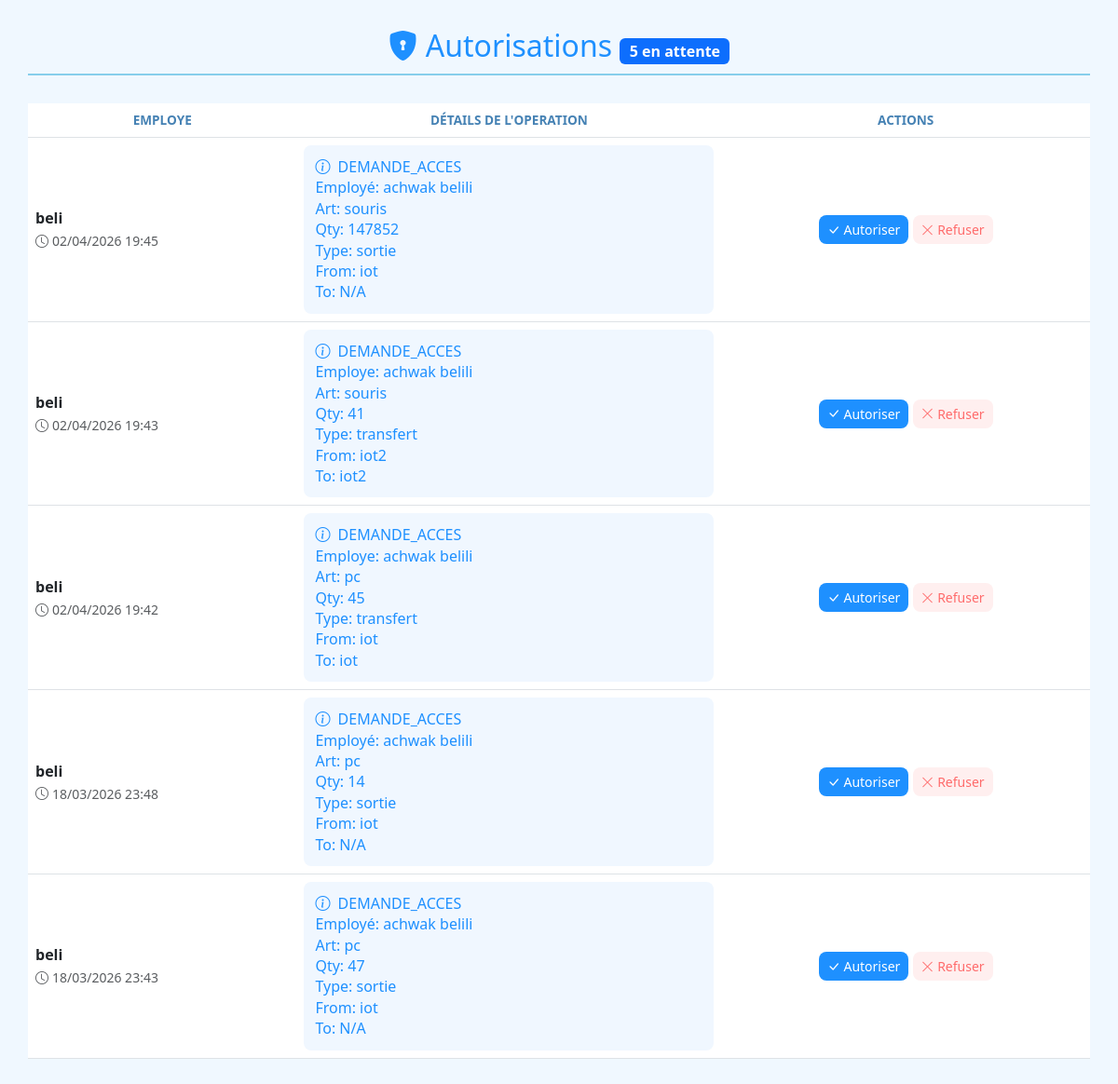
Page /Admin/admin_demande.php (signed in) on the committed database.
### tables this page shows
CREATE TABLE `demande_contact` (
  `id_demande` int(11) NOT NULL,
  `id_utilisateur` int(11) DEFAULT NULL,
  `id_magasin_dest` int(11) DEFAULT NULL,
  `id_article` int(11) DEFAULT NULL,
  `qte_demande` int(11) DEFAULT NULL,
  `message` text DEFAULT NULL,
  `statut` enum('en_attente','approuvee','refusee','executed') DEFAULT 'en_attente',
  `date_demande` datetime DEFAULT current_timestamp()
);

CREATE TABLE `utilisateur` (
  `id_utilisateur` int(11) NOT NULL,
  `nom` varchar(100) NOT NULL,
  `prenom` varchar(100) NOT NULL,
  `email` varchar(100) NOT NULL,
  `mot_de_passe` varchar(255) NOT NULL,
  `role` varchar(20) DEFAULT 'employe_stock',
  `etat_compte` enum('actif','bloque') DEFAULT 'actif',
  `date_creation` datetime DEFAULT current_timestamp(),
  `code_verif` int(6) DEFAULT NULL,
  `token_recuperation` varchar(100) DEFAULT NULL
);

### Admin/admin_demande.php (the view, shortened to what this page needs)
<?php
require_once '../includes/connexion.php';
$sql = "SELECT d.*, u.nom FROM demande_contact d
        JOIN utilisateur u ON d.id_utilisateur = u.id_utilisateur
        WHERE d.statut = 'en_attente'
        ORDER BY d.date_demande DESC";
$demandes = $pdo->query($sql)->fetchAll();
?>
<!DOCTYPE html>
<html lang="fr">
<head>
    <link href="https://cdn.jsdelivr.net/npm/bootstrap@5.3.0/dist/css/bootstrap.min.css" rel="stylesheet">
    <link rel="stylesheet" href="https://cdn.jsdelivr.net/npm/bootstrap-icons@1.11.1/font/bootstrap-icons.css">
    <link rel="stylesheet" href="../css/base.css">
     <link rel="stylesheet" href="../css/tables.css">
</head>
<body >
<div  style= "  padding: 30px;">
    <h2  class="text-center" >
        <span><i class="bi bi-shield-lock-fill  "></i> Autorisations</span>
        <span class="badge bg-primary fs-6"  ><?= count($demandes) ?> en attente</span>
    </h2>
    <div >
        <table class="table align-middle">
            <thead>
                <tr>
                    <th >Employe</th>
                    <th >Détails de l'operation</th>
                    <th>Actions</th>
                </tr>
            </thead>
            <tbody>
                <?php foreach($demandes as $d): ?>
                <tr >
                    <td>
                        <div class="fw-bold text-dark"><?= htmlspecialchars($d['nom']) ?></div>
                        <small class="text-muted"><i class="bi bi-clock me-1"></i><?= date('d/m/Y H:i', strtotime($d['date_demande'])) ?></small>
                    </td>
                    <td style="width: 40%;">
    <span class="badge-msg">
        <i class="bi bi-info-circle me-1"></i>
        <?= str_replace('|', '<br>', htmlspecialchars($d['message'])) ?>
    </span>
</td>
                    <td class="text-center">
                        <form method="POST">
                            <button type="submit" name="accepter" class="btn btn-accept btn-sm">
                                <i class="bi bi-check-lg"></i> Autoriser
                            </button>
                            <button type="submit" name="refuser" class="btn btn-reject btn-sm">
                                <i class="bi bi-x-lg"></i> Refuser
                            </button>
                        </form>
                    </td>
                </tr>
                <?php endforeach; ?>
            </tbody>
        </table>
    </div>
</div>
</body>
</html>

### css/base.css (style rules this page uses)
:root { --primary: #1e90ff; --primary-dark: #0066cc; --secondary: #87ceeb; --danger: #ff6b6b; --success: #009900; --bg: #f0f8ff; --text-muted: #4682b4; }
body { background-color: var(--bg) ; }
h2 { color: var(--primary); border-bottom: 2px solid var(--secondary); padding-bottom: 10px; margin-bottom: 30px; }

### css/tables.css (style rules this page uses)
.table thead th { color: var(--text-muted); text-transform: uppercase; font-size: .85rem; text-align:center; }
.badge-msg { display: block; line-height: 1.4; padding: 12px; background: #f0f7ff; color: var(--primary); border-radius: 8px; }
.btn-accept { background: var(--primary); color: white; border-radius: 8px; }
.btn-reject { background: #ffefef; color: var(--danger); border-radius: 8px; }

### rows in the picture
demande_contact: id_utilisateur.nom "beli", date_demande "02/04/2026 19:45", message "DEMANDE_ACCES Employé: achwak belili Art: souris Qty: 147852 Type: sortie From: iot To: N/A"
demande_contact: id_utilisateur.nom "beli", date_demande "02/04/2026 19:43", message "DEMANDE_ACCES Employe: achwak belili Art: souris Qty: 41 Type: transfert From: iot2 To: iot2"
demande_contact: id_utilisateur.nom "beli", date_demande "02/04/2026 19:42", message "DEMANDE_ACCES Employe: achwak belili Art: pc Qty: 45 Type: transfert From: iot To: iot"
demande_contact: id_utilisateur.nom "beli", date_demande "18/03/2026 23:48", message "DEMANDE_ACCES Employé: achwak belili Art: pc Qty: 14 Type: sortie From: iot To: N/A"
demande_contact: id_utilisateur.nom "beli", date_demande "18/03/2026 23:43", message "DEMANDE_ACCES Employé: achwak belili Art: pc Qty: 47 Type: sortie From: iot To: N/A"

### other values in the picture
count($demandes) "5"
